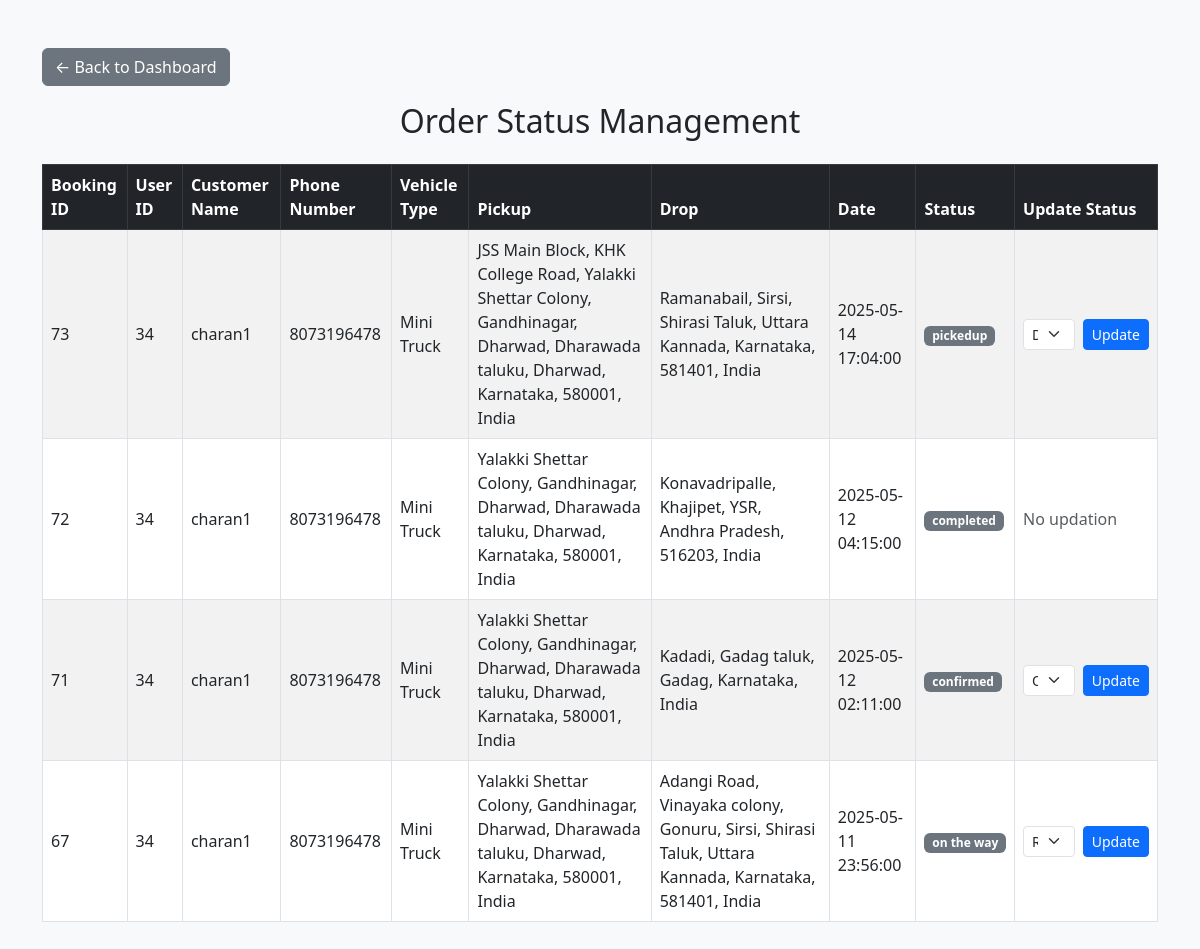
The page /order_status.php (signed in) on the database its author committed.
### tables this page shows
CREATE TABLE IF NOT EXISTS `bookings` (
  `booking_id` int NOT NULL AUTO_INCREMENT,
  `user_id` int NOT NULL,
  `customer_name` varchar(100) DEFAULT NULL,
  `phone_number` varchar(20) DEFAULT NULL,
  `vehicle_id` int NOT NULL,
  `pickup_location` text NOT NULL,
  `drop_location` text NOT NULL,
  `date` datetime NOT NULL,
  `status` enum('pending','confirmed','on the way','reached','pickedup','delivered','completed','cancelled') DEFAULT 'pending',
  `cancelled_at` datetime DEFAULT NULL,
  `price` decimal(10,2) NOT NULL,
  `created_at` timestamp NULL DEFAULT CURRENT_TIMESTAMP,
  `vehicle_type` varchar(50) NOT NULL,
  PRIMARY KEY (`booking_id`),
  KEY `customer_id` (`user_id`),
  KEY `vehicle_id` (`vehicle_id`)
);

### order_status.php (the view, shortened to what this page needs)
<?php
include 'db_connect.php';
$driver_id = null;
if (isset($_SESSION['user_id'])) {
    $stmt = $conn->prepare("SELECT id FROM drivers WHERE user_id = ? LIMIT 1");
    $stmt->bind_param("i", $_SESSION['user_id']);
    $stmt->execute();
    $res = $stmt->get_result();
    if ($row = $res->fetch_assoc()) {
        $driver_id = $row['id'];
    }
}
$result = null;
if ($driver_id) {
    $stmt = $conn->prepare("SELECT b.booking_id, b.user_id, b.vehicle_type, b.pickup_location, b.drop_location, b.date, b.status, b.customer_name, b.phone_number FROM bookings b JOIN vehicles v ON b.vehicle_id = v.vehicle_id WHERE v.driver_id = ? AND b.status NOT IN ('pending','cancelled') ORDER BY b.date DESC");
    $stmt->bind_param("i", $driver_id);
    $stmt->execute();
    $result = $stmt->get_result();
} else {
    echo '<div class="alert alert-danger text-center mt-5">No driver profile found. Please complete your profile.</div>';
    exit();
}
?>
<!DOCTYPE html>
<html lang="en">
<head>
    <link href="https://cdn.jsdelivr.net/npm/bootstrap@5.3.0/dist/css/bootstrap.min.css" rel="stylesheet">
</head>
<body class="bg-light">
<div class="container py-5">
    <a href="driver_dashboard.php" class="btn btn-secondary mb-3">&larr; Back to Dashboard</a>
    <h2 class="mb-4 text-center">Order Status Management</h2>
    <div class="table-responsive">
        <table class="table table-bordered table-striped align-middle">
            <thead class="table-dark">
                <tr>
                    <th>Booking ID</th>
                    <th>User ID</th>
                    <th>Customer Name</th>
                    <th>Phone Number</th>
                    <th>Vehicle Type</th>
                    <th>Pickup</th>
                    <th>Drop</th>
                    <th>Date</th>
                    <th>Status</th>
                    <th>Update Status</th>
                </tr>
            </thead>
            <tbody>
            <?php
            if ($result && $result->num_rows > 0) {
                while ($row = $result->fetch_assoc()):
                    $status_flow = ['confirmed','on the way','reached','pickedup','delivered','completed','cancelled'];
                    $current_index = array_search($row['status'], $status_flow);
                    $canUpdate = ($current_index !== false && $row['status'] !== 'completed' && $row['status'] !== 'cancelled');
            ?>
                <tr>
                    <td><?php echo htmlspecialchars($row['booking_id']); ?></td>
                    <td><?php echo htmlspecialchars($row['user_id']); ?></td>
                    <td><?php echo htmlspecialchars($row['customer_name']); ?></td>
                    <td><?php echo htmlspecialchars($row['phone_number']); ?></td>
                    <td><?php echo htmlspecialchars($row['vehicle_type']); ?></td>
                    <td><?php echo htmlspecialchars($row['pickup_location']); ?></td>
                    <td><?php echo htmlspecialchars($row['drop_location']); ?></td>
                    <td><?php echo htmlspecialchars($row['date']); ?></td>
                    <td><span class="badge bg-secondary"><?php echo htmlspecialchars($row['status']); ?></span></td>
                    <td>
                        <?php
                        if ($canUpdate) {
                            $next_statuses = array_slice($status_flow, $current_index + 1);
                            if (!empty($next_statuses)) {
                        ?>
                            <form method="POST" action="update_status.php" class="d-flex align-items-center gap-2">
                                <select name="status" class="form-select form-select-sm" required>
                                    <?php
                                    foreach ($next_statuses as $status) {
                                        echo "<option value=\"$status\">".ucwords($status)."</option>";
                                    }
                                    ?>
                                </select>
                                <button type="submit" class="btn btn-primary btn-sm">Update</button>
                            </form>
                        <?php
                            }
                        } else {
                            echo '<span class="text-muted">No updation</span>';
                        }
                        ?>
                    </td>
                </tr>
            <?php endwhile;
            } else {
                echo '<tr><td colspan="10" class="text-center text-muted">No orders found.</td></tr>';
            }
            ?>
            </tbody>
        </table>
    </div>
</div>
</body>
</html>

### rows shown on the page
bookings: booking_id "73", user "34", customer_name "charan1", phone_number "8073196478", vehicle_type "Mini Truck", pickup_location "JSS Main Block, KHK College Road, Yalakki Shettar Colony, Gandhinagar, Dharwad, Dharawada taluku, Dharwad, Karnataka, 580001, India", drop_location "Ramanabail, Sirsi, Shirasi Taluk, Uttara Kannada, Karnataka, 581401, India", date "2025-05-14 17:04:00", status "pickedup", status "Delivered"
bookings: booking_id "72", user "34", customer_name "charan1", phone_number "8073196478", vehicle_type "Mini Truck", pickup_location "Yalakki Shettar Colony, Gandhinagar, Dharwad, Dharawada taluku, Dharwad, Karnataka, 580001, India", drop_location "Konavadripalle, Khajipet, YSR, Andhra Pradesh, 516203, India", date "2025-05-12 04:15:00", status "completed", shows "No updation"
bookings: booking_id "71", user "34", customer_name "charan1", phone_number "8073196478", vehicle_type "Mini Truck", pickup_location "Yalakki Shettar Colony, Gandhinagar, Dharwad, Dharawada taluku, Dharwad, Karnataka, 580001, India", drop_location "Kadadi, Gadag taluk, Gadag, Karnataka, India", date "2025-05-12 02:11:00", status "confirmed", status "On The Way"
bookings: booking_id "67", user "34", customer_name "charan1", phone_number "8073196478", vehicle_type "Mini Truck", pickup_location "Yalakki Shettar Colony, Gandhinagar, Dharwad, Dharawada taluku, Dharwad, Karnataka, 580001, India", drop_location "Adangi Road, Vinayaka colony, Gonuru, Sirsi, Shirasi Taluk, Uttara Kannada, Karnataka, 581401, India", date "2025-05-11 23:56:00", status "on the way", status "Reached"
